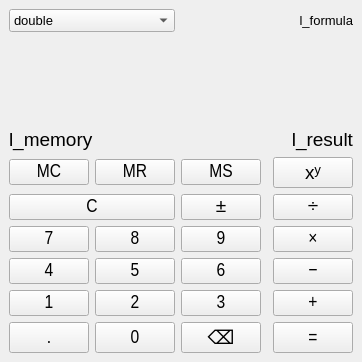
<?xml version="1.0" encoding="UTF-8"?>
<ui version="4.0">
 <class>MainWindow</class>
 <widget class="QMainWindow" name="MainWindow">
  <property name="geometry">
   <rect>
    <x>0</x>
    <y>0</y>
    <width>342</width>
    <height>362</height>
   </rect>
  </property>
  <property name="sizePolicy">
   <sizepolicy hsizetype="Preferred" vsizetype="Preferred">
    <horstretch>0</horstretch>
    <verstretch>0</verstretch>
   </sizepolicy>
  </property>
  <property name="font">
   <font>
    <pointsize>14</pointsize>
   </font>
  </property>
  <property name="windowTitle">
   <string>Калькулятор</string>
  </property>
  <widget class="QWidget" name="centralwidget">
   <layout class="QGridLayout" name="gridLayout" rowstretch="0,0,0,0,0,0,0,0,0,0,0,0,0" columnstretch="0,0,0,0,0,0">
    <item row="11" column="1">
     <widget class="QPushButton" name="tb_one">
      <property name="sizePolicy">
       <sizepolicy hsizetype="Preferred" vsizetype="Preferred">
        <horstretch>0</horstretch>
        <verstretch>0</verstretch>
       </sizepolicy>
      </property>
      <property name="minimumSize">
       <size>
        <width>0</width>
        <height>0</height>
       </size>
      </property>
      <property name="font">
       <font>
        <family>Arial Narrow</family>
        <pointsize>14</pointsize>
       </font>
      </property>
      <property name="text">
       <string>1</string>
      </property>
      <property name="shortcut">
       <string>1</string>
      </property>
     </widget>
    </item>
    <item row="12" column="1">
     <widget class="QPushButton" name="tb_extra">
      <property name="sizePolicy">
       <sizepolicy hsizetype="Preferred" vsizetype="Preferred">
        <horstretch>0</horstretch>
        <verstretch>0</verstretch>
       </sizepolicy>
      </property>
      <property name="minimumSize">
       <size>
        <width>0</width>
        <height>0</height>
       </size>
      </property>
      <property name="font">
       <font>
        <family>Arial Narrow</family>
        <pointsize>14</pointsize>
       </font>
      </property>
      <property name="text">
       <string>.</string>
      </property>
     </widget>
    </item>
    <item row="5" column="5">
     <widget class="QPushButton" name="tb_power">
      <property name="text">
       <string>xʸ</string>
      </property>
     </widget>
    </item>
    <item row="11" column="2">
     <widget class="QPushButton" name="tb_two">
      <property name="sizePolicy">
       <sizepolicy hsizetype="Preferred" vsizetype="Preferred">
        <horstretch>0</horstretch>
        <verstretch>0</verstretch>
       </sizepolicy>
      </property>
      <property name="minimumSize">
       <size>
        <width>0</width>
        <height>0</height>
       </size>
      </property>
      <property name="font">
       <font>
        <family>Arial Narrow</family>
        <pointsize>14</pointsize>
       </font>
      </property>
      <property name="text">
       <string>2</string>
      </property>
      <property name="shortcut">
       <string>2</string>
      </property>
     </widget>
    </item>
    <item row="5" column="2">
     <widget class="QPushButton" name="tn_mr">
      <property name="minimumSize">
       <size>
        <width>0</width>
        <height>0</height>
       </size>
      </property>
      <property name="font">
       <font>
        <family>Arial Narrow</family>
        <pointsize>14</pointsize>
       </font>
      </property>
      <property name="text">
       <string>MR</string>
      </property>
     </widget>
    </item>
    <item row="8" column="2">
     <widget class="QPushButton" name="tb_eight">
      <property name="sizePolicy">
       <sizepolicy hsizetype="Preferred" vsizetype="Preferred">
        <horstretch>0</horstretch>
        <verstretch>0</verstretch>
       </sizepolicy>
      </property>
      <property name="minimumSize">
       <size>
        <width>0</width>
        <height>0</height>
       </size>
      </property>
      <property name="font">
       <font>
        <family>Arial Narrow</family>
        <pointsize>14</pointsize>
       </font>
      </property>
      <property name="text">
       <string>8</string>
      </property>
      <property name="shortcut">
       <string>8</string>
      </property>
     </widget>
    </item>
    <item row="5" column="3">
     <widget class="QPushButton" name="tb_ms">
      <property name="minimumSize">
       <size>
        <width>0</width>
        <height>0</height>
       </size>
      </property>
      <property name="font">
       <font>
        <family>Arial Narrow</family>
        <pointsize>14</pointsize>
       </font>
      </property>
      <property name="text">
       <string>MS</string>
      </property>
     </widget>
    </item>
    <item row="12" column="3">
     <widget class="QPushButton" name="tb_backspace">
      <property name="sizePolicy">
       <sizepolicy hsizetype="Preferred" vsizetype="Preferred">
        <horstretch>0</horstretch>
        <verstretch>0</verstretch>
       </sizepolicy>
      </property>
      <property name="text">
       <string>⌫</string>
      </property>
     </widget>
    </item>
    <item row="4" column="1" colspan="5">
     <layout class="QHBoxLayout" name="horizontalLayout" stretch="0,1">
      <item>
       <widget class="QLabel" name="l_memory">
        <property name="sizePolicy">
         <sizepolicy hsizetype="Preferred" vsizetype="Preferred">
          <horstretch>0</horstretch>
          <verstretch>0</verstretch>
         </sizepolicy>
        </property>
        <property name="font">
         <font>
          <pointsize>14</pointsize>
         </font>
        </property>
        <property name="text">
         <string>l_memory</string>
        </property>
       </widget>
      </item>
      <item>
       <widget class="QLabel" name="l_result">
        <property name="sizePolicy">
         <sizepolicy hsizetype="Preferred" vsizetype="Preferred">
          <horstretch>0</horstretch>
          <verstretch>0</verstretch>
         </sizepolicy>
        </property>
        <property name="font">
         <font>
          <pointsize>14</pointsize>
         </font>
        </property>
        <property name="text">
         <string>l_result</string>
        </property>
        <property name="alignment">
         <set>Qt::AlignmentFlag::AlignRight|Qt::AlignmentFlag::AlignTrailing|Qt::AlignmentFlag::AlignVCenter</set>
        </property>
       </widget>
      </item>
     </layout>
    </item>
    <item row="8" column="1">
     <widget class="QPushButton" name="tb_seven">
      <property name="sizePolicy">
       <sizepolicy hsizetype="Preferred" vsizetype="Preferred">
        <horstretch>0</horstretch>
        <verstretch>0</verstretch>
       </sizepolicy>
      </property>
      <property name="minimumSize">
       <size>
        <width>0</width>
        <height>0</height>
       </size>
      </property>
      <property name="font">
       <font>
        <family>Arial Narrow</family>
        <pointsize>14</pointsize>
       </font>
      </property>
      <property name="text">
       <string>7</string>
      </property>
      <property name="shortcut">
       <string>7</string>
      </property>
     </widget>
    </item>
    <item row="9" column="2">
     <widget class="QPushButton" name="tb_five">
      <property name="sizePolicy">
       <sizepolicy hsizetype="Preferred" vsizetype="Preferred">
        <horstretch>0</horstretch>
        <verstretch>0</verstretch>
       </sizepolicy>
      </property>
      <property name="minimumSize">
       <size>
        <width>0</width>
        <height>0</height>
       </size>
      </property>
      <property name="font">
       <font>
        <family>Arial Narrow</family>
        <pointsize>14</pointsize>
       </font>
      </property>
      <property name="text">
       <string>5</string>
      </property>
      <property name="shortcut">
       <string>5</string>
      </property>
     </widget>
    </item>
    <item row="9" column="5">
     <widget class="QPushButton" name="tb_substract">
      <property name="sizePolicy">
       <sizepolicy hsizetype="Preferred" vsizetype="Preferred">
        <horstretch>0</horstretch>
        <verstretch>0</verstretch>
       </sizepolicy>
      </property>
      <property name="minimumSize">
       <size>
        <width>0</width>
        <height>0</height>
       </size>
      </property>
      <property name="font">
       <font>
        <family>Arial Narrow</family>
        <pointsize>14</pointsize>
       </font>
      </property>
      <property name="text">
       <string>−</string>
      </property>
      <property name="shortcut">
       <string>-</string>
      </property>
     </widget>
    </item>
    <item row="11" column="5">
     <widget class="QPushButton" name="tb_add">
      <property name="sizePolicy">
       <sizepolicy hsizetype="Preferred" vsizetype="Preferred">
        <horstretch>0</horstretch>
        <verstretch>0</verstretch>
       </sizepolicy>
      </property>
      <property name="minimumSize">
       <size>
        <width>0</width>
        <height>0</height>
       </size>
      </property>
      <property name="font">
       <font>
        <family>Arial Narrow</family>
        <pointsize>14</pointsize>
       </font>
      </property>
      <property name="text">
       <string>+</string>
      </property>
      <property name="shortcut">
       <string>+</string>
      </property>
     </widget>
    </item>
    <item row="9" column="3">
     <widget class="QPushButton" name="tb_six">
      <property name="sizePolicy">
       <sizepolicy hsizetype="Preferred" vsizetype="Preferred">
        <horstretch>0</horstretch>
        <verstretch>0</verstretch>
       </sizepolicy>
      </property>
      <property name="minimumSize">
       <size>
        <width>0</width>
        <height>0</height>
       </size>
      </property>
      <property name="font">
       <font>
        <family>Arial Narrow</family>
        <pointsize>14</pointsize>
       </font>
      </property>
      <property name="text">
       <string>6</string>
      </property>
      <property name="shortcut">
       <string>6</string>
      </property>
     </widget>
    </item>
    <item row="8" column="5">
     <widget class="QPushButton" name="tb_multiplicate">
      <property name="sizePolicy">
       <sizepolicy hsizetype="Expanding" vsizetype="Preferred">
        <horstretch>0</horstretch>
        <verstretch>0</verstretch>
       </sizepolicy>
      </property>
      <property name="minimumSize">
       <size>
        <width>0</width>
        <height>0</height>
       </size>
      </property>
      <property name="font">
       <font>
        <family>Arial Narrow</family>
        <pointsize>14</pointsize>
       </font>
      </property>
      <property name="text">
       <string>×</string>
      </property>
      <property name="shortcut">
       <string>*</string>
      </property>
     </widget>
    </item>
    <item row="8" column="3">
     <widget class="QPushButton" name="tb_nine">
      <property name="sizePolicy">
       <sizepolicy hsizetype="Preferred" vsizetype="Preferred">
        <horstretch>0</horstretch>
        <verstretch>0</verstretch>
       </sizepolicy>
      </property>
      <property name="minimumSize">
       <size>
        <width>0</width>
        <height>0</height>
       </size>
      </property>
      <property name="font">
       <font>
        <family>Arial Narrow</family>
        <pointsize>14</pointsize>
       </font>
      </property>
      <property name="text">
       <string>9</string>
      </property>
      <property name="shortcut">
       <string>9</string>
      </property>
     </widget>
    </item>
    <item row="9" column="1">
     <widget class="QPushButton" name="tb_four">
      <property name="sizePolicy">
       <sizepolicy hsizetype="Preferred" vsizetype="Preferred">
        <horstretch>0</horstretch>
        <verstretch>0</verstretch>
       </sizepolicy>
      </property>
      <property name="minimumSize">
       <size>
        <width>0</width>
        <height>0</height>
       </size>
      </property>
      <property name="font">
       <font>
        <family>Arial Narrow</family>
        <pointsize>14</pointsize>
       </font>
      </property>
      <property name="text">
       <string>4</string>
      </property>
      <property name="shortcut">
       <string>4</string>
      </property>
     </widget>
    </item>
    <item row="11" column="3">
     <widget class="QPushButton" name="tb_three">
      <property name="sizePolicy">
       <sizepolicy hsizetype="Preferred" vsizetype="Preferred">
        <horstretch>0</horstretch>
        <verstretch>0</verstretch>
       </sizepolicy>
      </property>
      <property name="minimumSize">
       <size>
        <width>0</width>
        <height>0</height>
       </size>
      </property>
      <property name="font">
       <font>
        <family>Arial Narrow</family>
        <pointsize>14</pointsize>
       </font>
      </property>
      <property name="text">
       <string>3</string>
      </property>
      <property name="shortcut">
       <string>3</string>
      </property>
     </widget>
    </item>
    <item row="12" column="2">
     <widget class="QPushButton" name="tb_zero">
      <property name="sizePolicy">
       <sizepolicy hsizetype="Preferred" vsizetype="Preferred">
        <horstretch>0</horstretch>
        <verstretch>0</verstretch>
       </sizepolicy>
      </property>
      <property name="minimumSize">
       <size>
        <width>0</width>
        <height>0</height>
       </size>
      </property>
      <property name="font">
       <font>
        <family>Arial Narrow</family>
        <pointsize>14</pointsize>
       </font>
      </property>
      <property name="text">
       <string>0</string>
      </property>
     </widget>
    </item>
    <item row="12" column="5">
     <widget class="QPushButton" name="tb_equal">
      <property name="sizePolicy">
       <sizepolicy hsizetype="Preferred" vsizetype="Preferred">
        <horstretch>0</horstretch>
        <verstretch>0</verstretch>
       </sizepolicy>
      </property>
      <property name="minimumSize">
       <size>
        <width>0</width>
        <height>0</height>
       </size>
      </property>
      <property name="font">
       <font>
        <family>Arial Narrow</family>
        <pointsize>14</pointsize>
       </font>
      </property>
      <property name="text">
       <string>=</string>
      </property>
      <property name="shortcut">
       <string>Enter</string>
      </property>
     </widget>
    </item>
    <item row="7" column="5">
     <widget class="QPushButton" name="tb_divide">
      <property name="sizePolicy">
       <sizepolicy hsizetype="Preferred" vsizetype="Preferred">
        <horstretch>0</horstretch>
        <verstretch>0</verstretch>
       </sizepolicy>
      </property>
      <property name="minimumSize">
       <size>
        <width>0</width>
        <height>0</height>
       </size>
      </property>
      <property name="font">
       <font>
        <family>Arial Narrow</family>
        <pointsize>14</pointsize>
       </font>
      </property>
      <property name="text">
       <string>÷</string>
      </property>
      <property name="shortcut">
       <string>/</string>
      </property>
     </widget>
    </item>
    <item row="7" column="1" colspan="2">
     <widget class="QPushButton" name="tb_reset">
      <property name="sizePolicy">
       <sizepolicy hsizetype="Preferred" vsizetype="Preferred">
        <horstretch>0</horstretch>
        <verstretch>0</verstretch>
       </sizepolicy>
      </property>
      <property name="minimumSize">
       <size>
        <width>0</width>
        <height>0</height>
       </size>
      </property>
      <property name="font">
       <font>
        <family>Arial Narrow</family>
        <pointsize>14</pointsize>
       </font>
      </property>
      <property name="text">
       <string>C</string>
      </property>
      <property name="shortcut">
       <string>Esc</string>
      </property>
     </widget>
    </item>
    <item row="5" column="1">
     <widget class="QPushButton" name="tb_mc">
      <property name="minimumSize">
       <size>
        <width>0</width>
        <height>0</height>
       </size>
      </property>
      <property name="font">
       <font>
        <family>Arial Narrow</family>
        <pointsize>14</pointsize>
       </font>
      </property>
      <property name="text">
       <string>MC</string>
      </property>
     </widget>
    </item>
    <item row="7" column="3">
     <widget class="QPushButton" name="tb_negate">
      <property name="sizePolicy">
       <sizepolicy hsizetype="Preferred" vsizetype="Preferred">
        <horstretch>0</horstretch>
        <verstretch>0</verstretch>
       </sizepolicy>
      </property>
      <property name="minimumSize">
       <size>
        <width>0</width>
        <height>0</height>
       </size>
      </property>
      <property name="font">
       <font>
        <family>Arial Narrow</family>
        <pointsize>14</pointsize>
       </font>
      </property>
      <property name="text">
       <string>±</string>
      </property>
     </widget>
    </item>
    <item row="1" column="1">
     <spacer name="verticalSpacer">
      <property name="orientation">
       <enum>Qt::Orientation::Vertical</enum>
      </property>
      <property name="sizeHint" stdset="0">
       <size>
        <width>20</width>
        <height>40</height>
       </size>
      </property>
     </spacer>
    </item>
    <item row="0" column="3" colspan="3">
     <widget class="QLabel" name="l_formula">
      <property name="font">
       <font>
        <pointsize>10</pointsize>
       </font>
      </property>
      <property name="text">
       <string>l_formula</string>
      </property>
      <property name="alignment">
       <set>Qt::AlignmentFlag::AlignRight|Qt::AlignmentFlag::AlignTrailing|Qt::AlignmentFlag::AlignVCenter</set>
      </property>
     </widget>
    </item>
    <item row="0" column="1" colspan="2">
     <widget class="QComboBox" name="cmb_controller">
      <property name="sizePolicy">
       <sizepolicy hsizetype="Preferred" vsizetype="Preferred">
        <horstretch>0</horstretch>
        <verstretch>0</verstretch>
       </sizepolicy>
      </property>
      <property name="font">
       <font>
        <pointsize>10</pointsize>
       </font>
      </property>
      <item>
       <property name="text">
        <string>double</string>
       </property>
      </item>
      <item>
       <property name="text">
        <string>float</string>
       </property>
      </item>
      <item>
       <property name="text">
        <string>uint8_t</string>
       </property>
      </item>
      <item>
       <property name="text">
        <string>int</string>
       </property>
      </item>
      <item>
       <property name="text">
        <string>int64_t</string>
       </property>
      </item>
      <item>
       <property name="text">
        <string>size_t</string>
       </property>
      </item>
      <item>
       <property name="text">
        <string>Rational</string>
       </property>
      </item>
     </widget>
    </item>
   </layout>
  </widget>
 </widget>
 <resources/>
 <connections/>
</ui>
